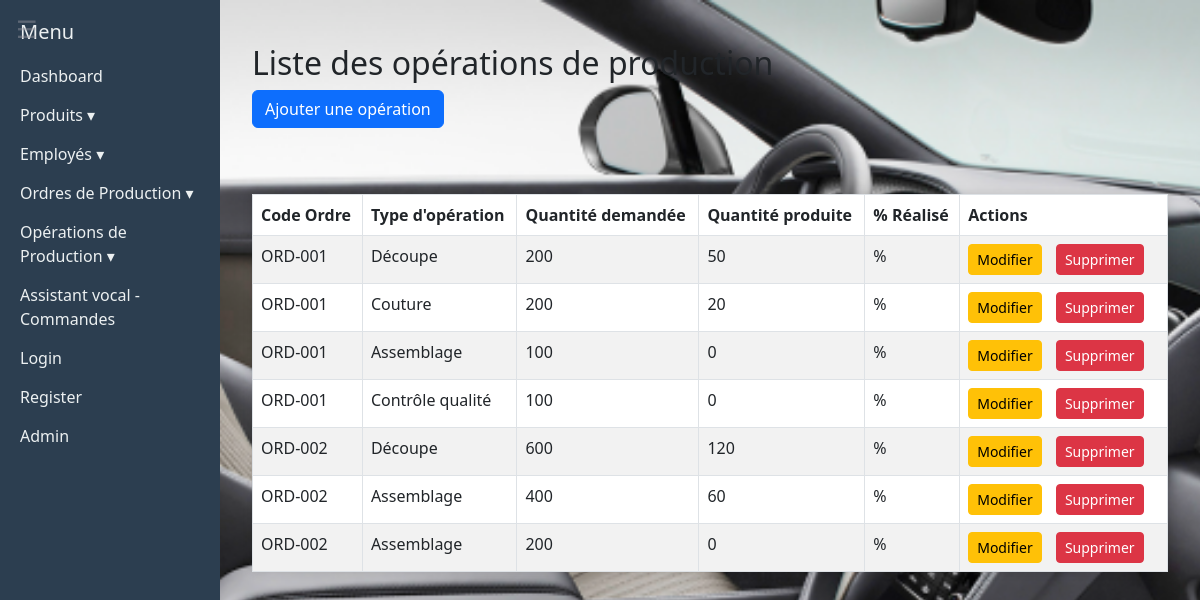
Screenshot of /dashboard/operations/ with the database file from the repository.
### dashboard/models.py (models this page shows, shortened)
class OperationProduction(models.Model):
    TYPE_CHOICES = [
        ('decoupe', 'Découpe'),
        ('couture', 'Couture'),
        ('assemblage', 'Assemblage'),
        ('controle_qualite', 'Contrôle qualité'),
        ('autre', 'Autre'),
    ]
    ordre_production = models.ForeignKey(OrdreProduction, on_delete=models.CASCADE)
    type_operation = models.CharField(max_length=30, choices=TYPE_CHOICES)
    quantite_demandee = models.PositiveIntegerField(default=0)  # Nouveau champ mech bel dharoura tkoun 9ad el quantité mta3 l'ordre de  production manches 500*2...
    quantite_produite = models.PositiveIntegerField()
    date_debut = models.DateTimeField()
    date_fin = models.DateTimeField()
    employes = models.ManyToManyField(Employe)

class OrdreProduction(models.Model):
    STATUT_CHOICES = [
        ('en_cours', 'En cours'),
        ('termine', 'Terminé'),
        ('annule', 'Annulé'),
    ]
    code_ordre = models.CharField(max_length=50, unique=True)
    produit = models.ForeignKey(Produit, on_delete=models.CASCADE)
    quantite_commandee = models.PositiveIntegerField()
    quantite_terminee = models.PositiveIntegerField(default=0)
    date_debut = models.DateField()
    date_fin_prevue = models.DateField()
    date_fin_reelle = models.DateField(null=True, blank=True)  # NOUVEAU pour IA
    statut = models.CharField(max_length=20, choices=STATUT_CHOICES, default='en_cours')

### dashboard/views.py (the view)
# urls.py: path('operations/', views.liste_operations, name='liste_operations'),
def liste_operations(request):
    operations = OperationProduction.objects.all()
    return render(request, 'liste_operations.html', {'operations': operations})

### dashboard/templates/liste_operations.html (shortened to what this page needs)
{% extends 'base.html' %}
{% block content %}
<div class="container mt-4">
    <h2>Liste des opérations de production</h2>
    <a href="{% url 'ajouter_operation' %}" class="btn btn-primary mb-3">Ajouter une opération</a>
    <table class="table table-bordered table-striped">
        <thead>
            <tr>
                <th>Code Ordre</th>
                <th>Type d'opération</th>
                <th>Quantité demandée</th>
                <th>Quantité produite</th>
                <th>% Réalisé</th>
                <th>Actions</th>
            </tr>
        </thead>
        <tbody>
            {% for op in operations %}
            <tr>
                <td>{{ op.ordre_production.code_ordre }}</td>
                <td>{{ op.get_type_operation_display }}</td>
                <td>{{ op.quantite_demandee }}</td>
                <td>{{ op.quantite_produite }}</td>
                <td>{{ op.pourcentage }}%</td>
                <td>
                    <a href="{% url 'modifier_operation' op.id %}" class="btn btn-warning btn-sm">Modifier</a>
              <a href="{% url 'supprimer_operation' op.id %}"
   class="btn btn-danger btn-sm"
   onclick="return confirm('Voulez-vous vraiment supprimer cette opération ?');">
   Supprimer
</a>
                </td>
            </tr>
            {% empty %}
            <tr>
                <td colspan="6" class="text-center">Aucune opération trouvée</td>
            </tr>
            {% endfor %}
        </tbody>
    </table>
</div>
{% endblock %}

### dashboard/static/style.css (style rules this page uses)
table { border-collapse: collapse; width: 90%; margin: 0 auto; background-color: white; box-shadow: 0 0 10px rgba(0,0,0,0.1); }
th, td { border: 1px solid #ccc; padding: 10px 15px; text-align: left; }
th { background-color: #f0f0f0; }
td a { text-decoration: none; color: #007bff; margin-right: 10px; }
body { margin: 0; font-family: 'Segoe UI', Tahoma, Geneva, Verdana, sans-serif; background-image: url('/static/bck.png'); background-size: cover; background-repeat: no-repeat; background-position: center; background-attachment: fixed; color: #080101; background-color: #f9f9f9; }
.btn { display: inline-block; padding: 6px 12px; font-size: 14px; font-weight: 600; border-radius: 4px; text-align: center; text-decoration: none; cursor: pointer; transition: background-color 0.3s ease; border: none; color: white; }
.btn-warning { background-color: #0f0051; color: #eceff3; }
.btn-danger { background-color: #4d0910; }
table { margin-top:50px; }

### rows the page displays
OperationProduction: ordre_production.code_ordre "ORD-001", type_operation "Découpe", quantite_demandee "200", quantite_produite "50"
OperationProduction: ordre_production.code_ordre "ORD-001", type_operation "Couture", quantite_demandee "200", quantite_produite "20"
OperationProduction: ordre_production.code_ordre "ORD-001", type_operation "Assemblage", quantite_demandee "100", quantite_produite "0"
OperationProduction: ordre_production.code_ordre "ORD-001", type_operation "Contrôle qualité", quantite_demandee "100", quantite_produite "0"
OperationProduction: ordre_production.code_ordre "ORD-002", type_operation "Découpe", quantite_demandee "600", quantite_produite "120"
OperationProduction: ordre_production.code_ordre "ORD-002", type_operation "Assemblage", quantite_demandee "400", quantite_produite "60"
OperationProduction: ordre_production.code_ordre "ORD-002", type_operation "Assemblage", quantite_demandee "200", quantite_produite "0"
